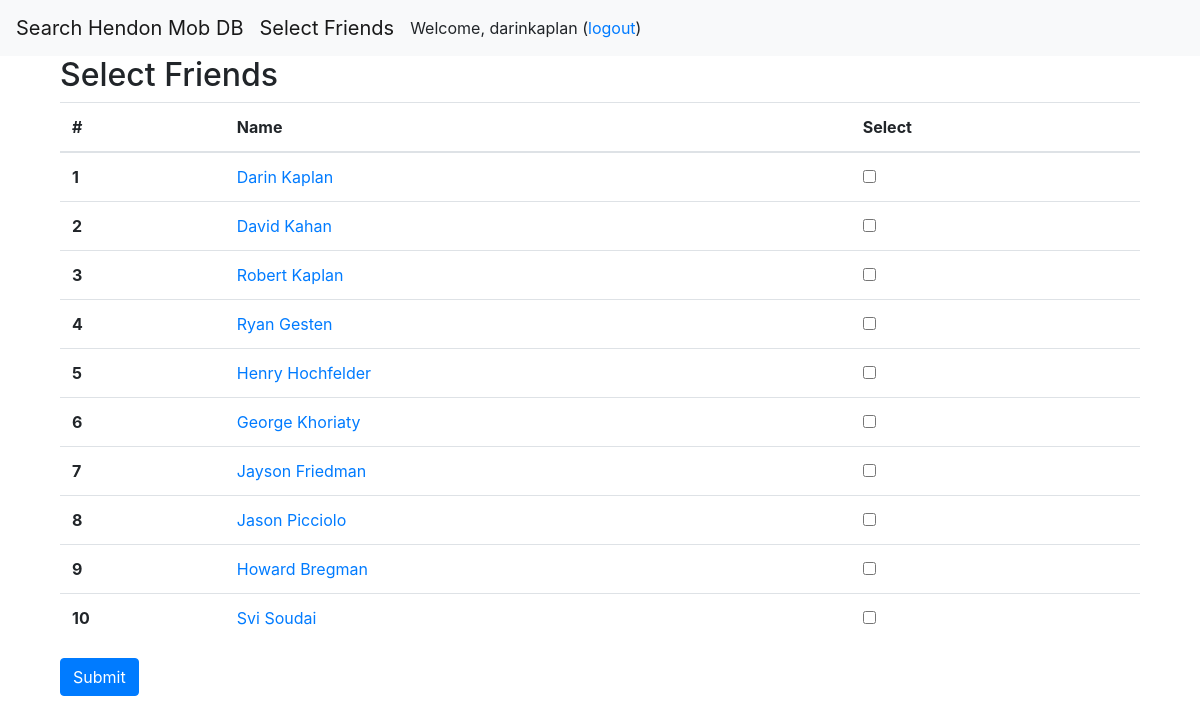
The app's page /poker_scraper/select_friends/ (signed in) with its own data.
### poker_scraper/models.py (models this page shows)
class Player(models.Model):
    hendon_mob_id = models.CharField(max_length=200, unique=True)
    name = models.CharField(max_length=200)
    img_url = models.URLField(null=True, blank=True)
    birthplace = models.CharField(max_length=100, null=True, blank=True)

### poker_scraper/views.py (the view)
# urls.py: path('select_friends/', views.select_friends, name='select_friends'),
def select_friends(request):
    profile = UserProfile.objects.get(user=request.user)
    current_friends = profile.friends.all()
    if request.method == 'POST':
        selected_friends_ids = request.POST.getlist('friend')
        for player in Player.objects.all():
            if str(player.id) in selected_friends_ids:
                profile.friends.add(player)
            elif player in current_friends:
                profile.friends.remove(player)
        return redirect('poker_scraper:view_friends')
    else:
        players = Player.objects.all()
        player_friends = [{'player': player, 'is_friend': player in current_friends} for player in players]
        return render(request, 'poker_scraper/select_friends.html', {'players': player_friends})

### templates/poker_scraper/select_friends.html (shortened to what this page needs)
{% extends 'base_generic.html' %}
{% block content %}
<div class="container">
    <h2>Select Friends</h2>
    <form method="post">
        <table class="table">
            <thead>
                <tr>
                    <th scope="col">#</th>
                    <th scope="col">Name</th>
                    <th scope="col">Select</th>
                </tr>
            </thead>
            <tbody>
                {% for player in players %}
                    <tr>
                        <th scope="row">{{ forloop.counter }}</th>
                        <td><a href="{% url 'poker_scraper:display' player.player.id %}">{{ player.player.name }}</a></td>
                        <td>
                            <div class="form-check">
                                <input class="form-check-input" type="checkbox" name="friend" value="{{ player.player.id }}" id="friend{{ forloop.counter }}" {% if player.is_friend %}checked{% endif %}>
                            </div>
                        </td>
                    </tr>
                {% endfor %}
            </tbody>
        </table>
        <button type="submit" class="btn btn-primary">Submit</button>
    </form>
</div>
{% endblock %}

### templates/base_generic.html (shortened to what this page needs)
<!DOCTYPE html>
<html lang="en">
<head>
    <link href="https://stackpath.bootstrapcdn.com/bootstrap/4.3.1/css/bootstrap.min.css" rel="stylesheet">
</head>
<body>
    <nav class="navbar navbar-expand-lg navbar-light bg-light">
        <a class="navbar-brand" href="{% url 'poker_scraper:hm_search' %}">Search Hendon Mob DB</a>
        <a class="navbar-brand" href="{% url 'poker_scraper:select_friends' %}">Select Friends</a>
        {% if user.is_authenticated %}
            Welcome, {{ user.username }} (<a href="{% url 'poker_scraper:logout' %}">logout</a>)
        {% else %}
            <a class="navbar-brand" href="{% url 'poker_scraper:login' %}">Login</a>
            <a class="navbar-brand" href="{% url 'poker_scraper:register' %}">Register</a>
        {% endif %}
    </nav>
    <main class="container">
        {% block content %}{% endblock %}
    </main>
</body>
</html>

### records on screen
Player: player.name "Darin Kaplan"
Player: player.name "David Kahan"
Player: player.name "Robert Kaplan"
Player: player.name "Ryan Gesten"
Player: player.name "Henry Hochfelder"
Player: player.name "George Khoriaty"
Player: player.name "Jayson Friedman"
Player: player.name "Jason Picciolo"
Player: player.name "Howard Bregman"
Player: player.name "Svi Soudai"

### other values on screen
{{ user.username }} "darinkaplan"
